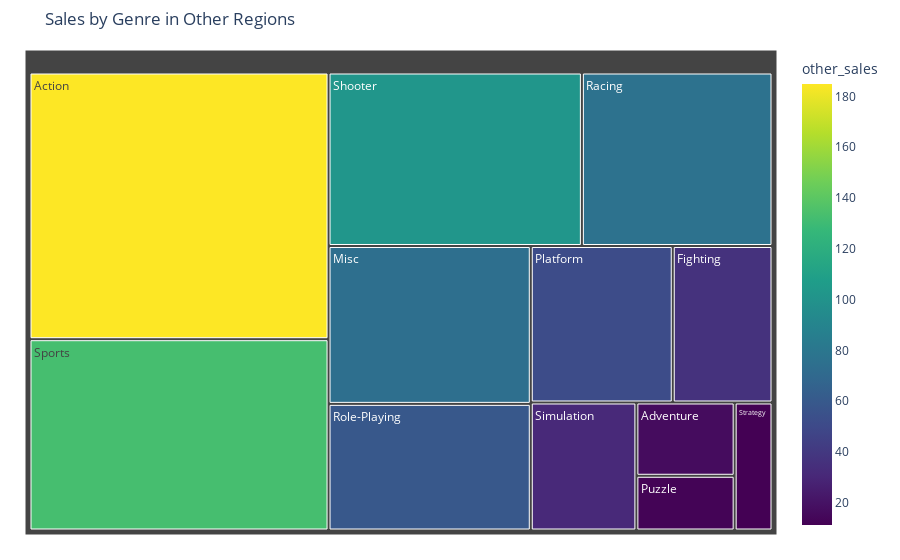

Notebook code for this chart:
### Code cell
genre_other = df.groupby('genre')['other_sales'].sum().reset_index()

fig = px.treemap(
    genre_other,
    path=['genre'],
    values='other_sales',
    color='other_sales',
    color_continuous_scale='viridis',
    title='Sales by Genre in Other Regions'
)

fig.update_traces()
fig.update_layout(margin=dict(t=50, l=25, r=25, b=25))
fig.show()

### Figure 1 — Plotly figure (JSON) as saved in the notebook; plotly's stock layout.template omitted (floating-point values rounded to 4 significant figures)
{"data": [{"branchvalues": "total", "customdata": [[184.9], [16.7], [36.19], [74.02], [51.51], [12.47], [76.68], [59.38], [101.9], [31.34], [132.7], [11.23]], "domain": {"x": [0, 1], "y": [0, 1]}, "hovertemplate": "labels=%{label}<br>other_sales_sum=%{value}<br>parent=%{parent}<br>id=%{id}<br>other_sales=%{color}<extra></extra>", "ids": ["Action", "Adventure", "Fighting", "Misc", "Platform", "Puzzle", "Racing", "Role-Playing", "Shooter", "Simulation", "Sports", "Strategy"], "labels": ["Action", "Adventure", "Fighting", "Misc", "Platform", "Puzzle", "Racing", "Role-Playing", "Shooter", "Simulation", "Sports", "Strategy"], "marker": {"coloraxis": "coloraxis", "colors": [184.9, 16.7, 36.19, 74.02, 51.51, 12.47, 76.68, 59.38, 101.9, 31.34, 132.7, 11.23]}, "name": "", "parents": ["", "", "", "", "", "", "", "", "", "", "", ""], "type": "treemap", "values": [184.9, 16.7, 36.19, 74.02, 51.51, 12.47, 76.68, 59.38, 101.9, 31.34, 132.7, 11.23]}], "layout": {"coloraxis": {"colorbar": {"title": {"text": "other_sales"}}, "colorscale": [[0, "#440154"], [0.1111, "#482878"], [0.2222, "#3e4989"], [0.3333, "#31688e"], [0.4444, "#26828e"], [0.5556, "#1f9e89"], [0.6667, "#35b779"], [0.7778, "#6ece58"], [0.8889, "#b5de2b"], [1, "#fde725"]]}, "legend": {"tracegroupgap": 0}, "margin": {"b": 25, "l": 25, "r": 25, "t": 50}, "title": {"text": "Sales by Genre in Other Regions"}}}
